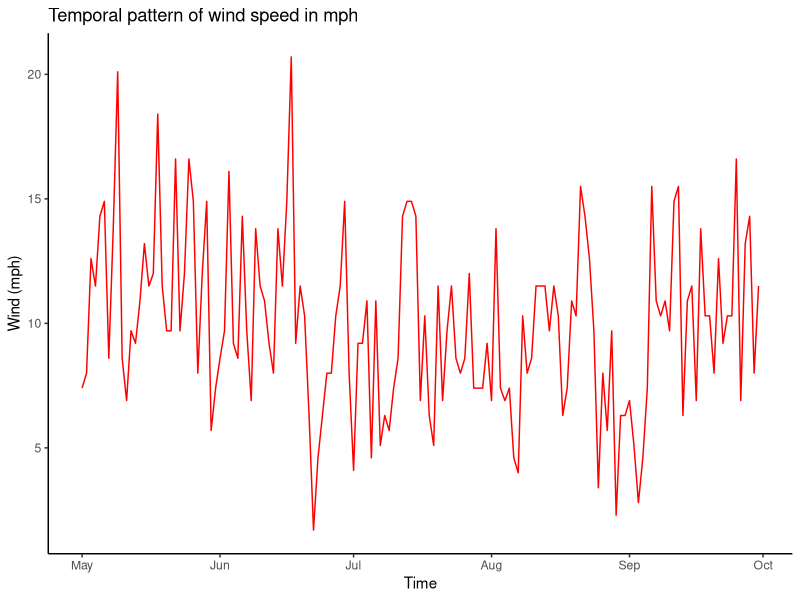
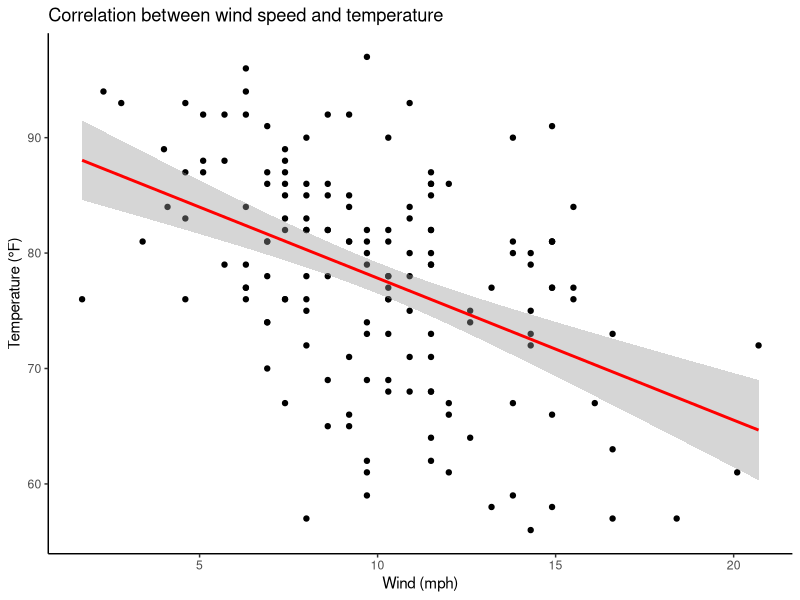
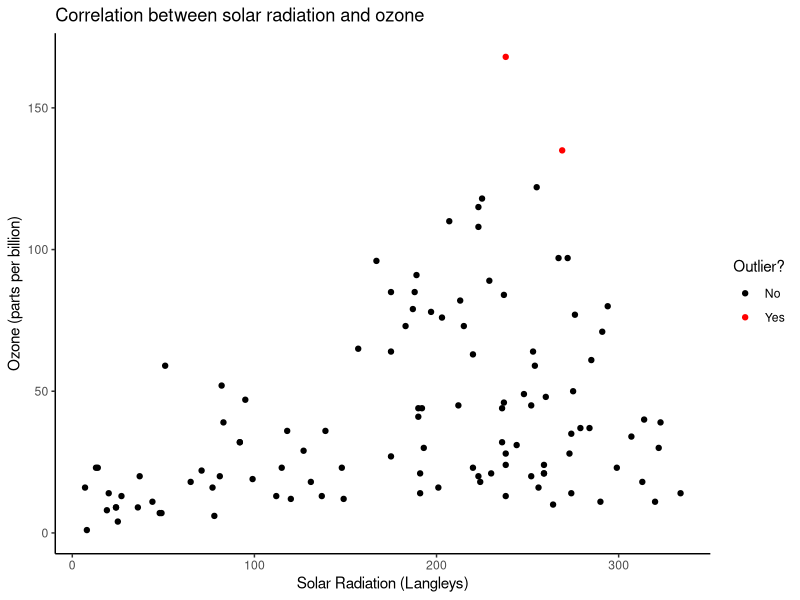
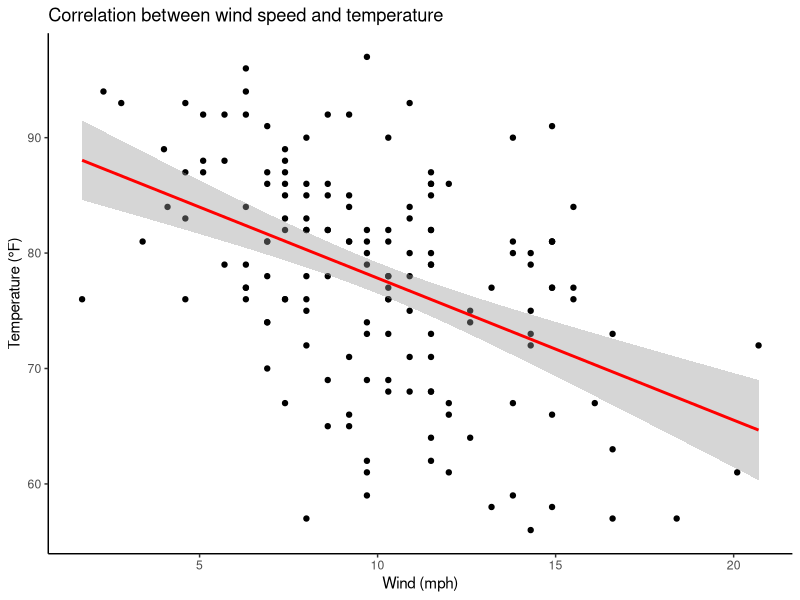

Reproduce these figures in R, in order.
## ---- chunk 1
library(tidyverse)
library(lubridate)
airquality <- datasets::airquality

airquality <- airquality |>
  mutate(date = as_date(paste("1973", Month, Day, sep = "-")), Month = NULL, Day = NULL)
## ---- chunk 2
airquality |>
  ggplot(
    aes(x = date, y = Wind)
  ) +
  geom_line(colour = "red") +
  labs(title = "Temporal pattern of wind speed in mph", x = "Time", y = "Wind (mph)") +
  theme_classic()
## ---- chunk 3
airquality |>
  ggplot(
    aes(x = Wind, y = Temp)
  ) +
  geom_point() +
  geom_smooth(method = "lm", colour = "red") +
  labs(title = "Correlation between wind speed and temperature", x = "Wind (mph)", y = "Temperature (°F)") +
  theme_classic()
## ---- chunk 4
outliers <- boxplot.stats(airquality$Ozone)$out

airquality_plot <- airquality |>
  mutate(outlier = Ozone %in% outliers)

airquality_plot |>
  ggplot(
    aes(x = Solar.R, y = Ozone, colour = outlier)
  ) +
  geom_point() +
  scale_colour_manual("Outlier?", values = c("black", "red"), labels = c("No", "Yes")) +
  labs(title = "Correlation between solar radiation and ozone", x = "Solar Radiation (Langleys)", y = "Ozone (parts per billion)") +
  theme_classic()
## ---- chunk 5
rm(list=ls())
airquality <- datasets::airquality
## ---- chunk 6
knitr::kable(airquality |>
  group_by(Month) |>
  summarise(MeanTemp = mean(Temp))
, caption = "Mean Temperature per Month")
## ---- chunk 7
cor(airquality$Wind, airquality$Temp)
airquality |>
  ggplot(
    aes(x = Wind, y = Temp)
      ) +
      geom_point() +
      geom_smooth(method = "lm", colour = "red") +
  labs(title = "Correlation between wind speed and temperature", x = "Wind (mph)", y = "Temperature (°F)") +
  theme_classic()
## ---- chunk 8
model <- lm(Ozone ~ Solar.R, data = airquality)
summary(model)
